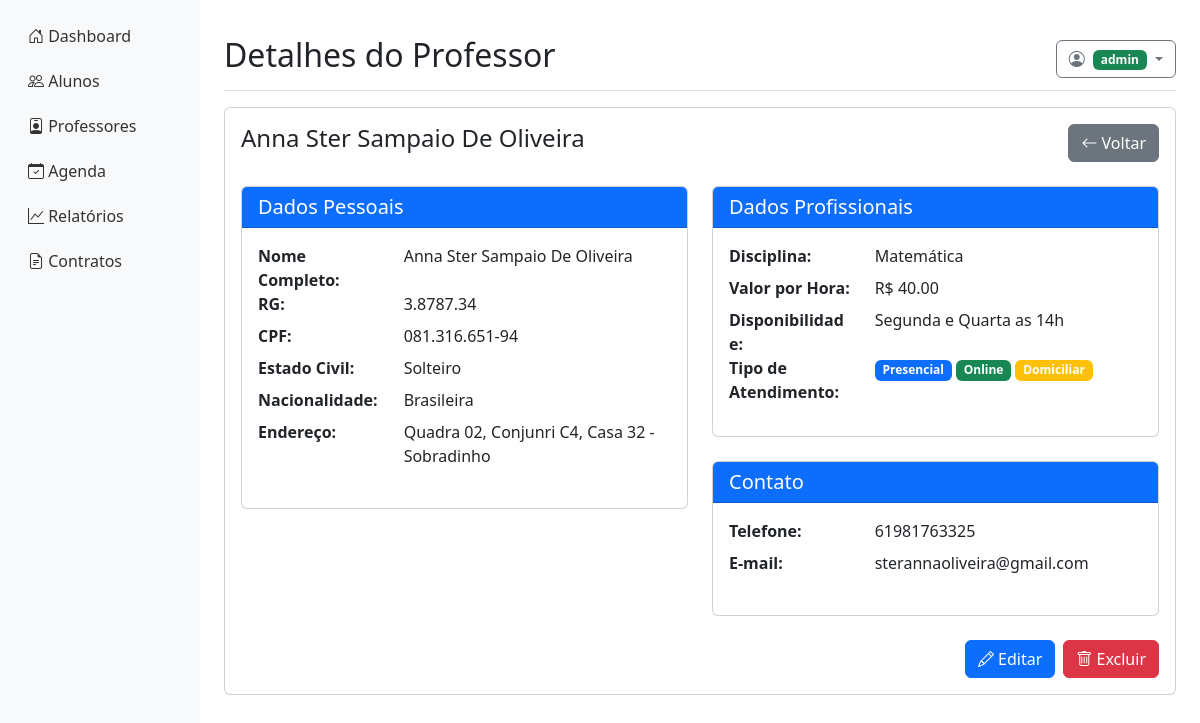
Screenshot of /professores/1 (signed in) with the database file from the repository.
### app/models.py (models this page shows, shortened)
class User(db.Model, UserMixin):
    __tablename__ = 'users'
    id = db.Column(db.Integer, primary_key=True)
    nome = db.Column(db.String(100), nullable=False)  # Mantido sem default para obrigar preenchimento
    email = db.Column(db.String(120), unique=True, nullable=False)
    password_hash = db.Column(db.String(128), nullable=False)
    role = db.Column(db.String(20), nullable=False)  # 'aluno', 'professor', 'admin', 'responsavel'
    last_login = db.Column(db.DateTime)
    is_active = db.Column(db.Boolean, default=True)
    data_cadastro = db.Column(db.DateTime, default=datetime.utcnow, nullable=False)
    aluno_id = db.Column(db.Integer, db.ForeignKey('aluno.id', ondelete='CASCADE'), nullable=True)
    professor_id = db.Column(db.Integer, db.ForeignKey('professor.id', ondelete='CASCADE'), nullable=True)
    responsavel_id = db.Column(db.Integer, db.ForeignKey('responsavel.id', ondelete='CASCADE'), nullable=True)
    aluno = db.relationship('Aluno', back_populates='user', uselist=False,
                          foreign_keys=[aluno_id])
    professor = db.relationship('Professor', back_populates='user', uselist=False,
                              foreign_keys=[professor_id])
    responsavel = db.relationship('Responsavel', back_populates='user', uselist=False,
                                foreign_keys=[responsavel_id])
    @property
    def password(self):
        raise AttributeError('A senha não é um atributo legível')

class Professor(db.Model):
    __tablename__ = 'professor'
    id = db.Column(db.Integer, primary_key=True)
    nome = db.Column(db.String(100), nullable=False)
    nacionalidade = db.Column(db.String(50), default='')
    estado_civil = db.Column(db.String(20), default='')
    rg = db.Column(db.String(20), nullable=False)
    cpf = db.Column(db.String(14), unique=True, nullable=False)
    endereco = db.Column(db.String(200), nullable=False)
    banco = db.Column(db.String(50), default='')
    agencia = db.Column(db.String(10), default='')
    conta = db.Column(db.String(15), default='')
    pix = db.Column(db.String(100), default='')
    telefone = db.Column(db.String(20), nullable=False)
    disciplina = db.Column(db.String(50), nullable=False)
    disponibilidade = db.Column(db.String(200), default='')
    valor_hora = db.Column(db.Float, default=0.0)
    tipo_atendimento = db.Column(db.String(50), default='presencial')
    data_cadastro = db.Column(db.DateTime, default=datetime.utcnow)
    user = db.relationship('User', back_populates='professor', uselist=False)
    aulas = db.relationship('Aula', backref='professor_rel', lazy=True)
    contratos = db.relationship('Contrato', back_populates='professor', lazy='dynamic')
    materias = db.relationship('ProfessorMateria', back_populates='professor')

### app/routes.py (the view)
@main_bp.route('/professores/<int:id>')
@login_required
def visualizar_professor(id):
    professor = Professor.query.get_or_404(id)
    return render_template('professores/visualizar.html', professor=professor)

### app/__init__.py (called while the page is built)
@login_manager.user_loader
def load_user(user_id):
    from app.models import User
    return User.query.get(int(user_id))

def register_context_processors(app):
    @app.context_processor
    def inject_user():
        return dict(current_user=current_user)

### app/templates/professores/visualizar.html (shortened to what this page needs)
{% extends "base.html" %}
{% block header %}Detalhes do Professor{% endblock %}
{% block content %}
<div class="card">
    <div class="card-body">
        <div class="d-flex justify-content-between mb-4">
            <h4>{{ professor.nome }}</h4>
            <a href="{{ url_for('main.listar_professores') }}" class="btn btn-secondary">
                <i class="bi bi-arrow-left"></i> Voltar
            </a>
        </div>
        <div class="row">
            <div class="col-md-6">
                <div class="card mb-4">
                    <div class="card-header bg-primary text-white">
                        <h5 class="mb-0">Dados Pessoais</h5>
                    </div>
                    <div class="card-body">
                        <dl class="row">
                            <dt class="col-sm-4">Nome Completo:</dt>
                            <dd class="col-sm-8">{{ professor.nome }}</dd>
                            <dt class="col-sm-4">RG:</dt>
                            <dd class="col-sm-8">{{ professor.rg }}</dd>
                            <dt class="col-sm-4">CPF:</dt>
                            <dd class="col-sm-8">{{ professor.cpf }}</dd>
                            <dt class="col-sm-4">Estado Civil:</dt>
                            <dd class="col-sm-8">{{ professor.estado_civil or 'Não informado' }}</dd>
                            <dt class="col-sm-4">Nacionalidade:</dt>
                            <dd class="col-sm-8">{{ professor.nacionalidade or 'Não informada' }}</dd>
                            <dt class="col-sm-4">Endereço:</dt>
                            <dd class="col-sm-8">{{ professor.endereco }}</dd>
                        </dl>
                    </div>
                </div>
            </div>
            <div class="col-md-6">
                <div class="card mb-4">
                    <div class="card-header bg-primary text-white">
                        <h5 class="mb-0">Dados Profissionais</h5>
                    </div>
                    <div class="card-body">
                        <dl class="row">
                            <dt class="col-sm-4">Disciplina:</dt>
                            <dd class="col-sm-8">{{ professor.disciplina }}</dd>
                            <dt class="col-sm-4">Valor por Hora:</dt>
                            <dd class="col-sm-8">R$ {{ "%.2f"|format(professor.valor_hora) }}</dd>
                            <dt class="col-sm-4">Disponibilidade:</dt>
                            <dd class="col-sm-8">{{ professor.disponibilidade or 'Não informada' }}</dd>
                            <dt class="col-sm-4">Tipo de Atendimento:</dt>
                            <dd class="col-sm-8">
                                {% if professor.tipo_atendimento %}
                                    {% for tipo in professor.tipo_atendimento.split(',') %}
                                        <span class="badge bg-{{ 'primary' if tipo == 'presencial' else 'success' if tipo == 'online' else 'warning' }}">
                                            {{ tipo|capitalize }}
                                        </span>
                                    {% endfor %}
                                {% else %}
                                    Não informado
                                {% endif %}
                            </dd>
                        </dl>
                    </div>
                </div>
                <div class="card mb-4">
                    <div class="card-header bg-primary text-white">
                        <h5 class="mb-0">Contato</h5>
                    </div>
                    <div class="card-body">
                        <dl class="row">
                            <dt class="col-sm-4">Telefone:</dt>
                            <dd class="col-sm-8">{{ professor.telefone }}</dd>
                            <dt class="col-sm-4">E-mail:</dt>
                            <dd class="col-sm-8">{{ professor.user.email if professor.user else 'Não cadastrado' }}</dd>
                        </dl>
                    </div>
                </div>
            </div>
        </div>
        <div class="d-flex justify-content-end">
            <a href="{{ url_for('main.editar_professor', id=professor.id) }}" class="btn btn-primary me-2">
                <i class="bi bi-pencil"></i> Editar
            </a>
            <button type="button" class="btn btn-danger" data-bs-toggle="modal" data-bs-target="#confirmDelete">
                <i class="bi bi-trash"></i> Excluir
            </button>
        </div>
    </div>
</div>
{% endblock %}

### app/templates/base.html (shortened to what this page needs)
<!DOCTYPE html>
<html lang="pt-BR">
<head>
    <link href="https://cdn.jsdelivr.net/npm/bootstrap@5.3.2/dist/css/bootstrap.min.css" rel="stylesheet">
    <link href="{{ url_for('static', filename='css/modal-fixes.css') }}" rel="stylesheet">
    <link rel="stylesheet" href="https://cdn.jsdelivr.net/npm/bootstrap-icons@1.11.3/font/bootstrap-icons.min.css">
</head>
<body>
    <div class="container-fluid">
        <div class="row">
            <div class="col-md-3 col-lg-2 d-md-block sidebar collapse">
                <div class="position-sticky pt-3">
                    <ul class="nav flex-column">
                        <li class="nav-item">
                            <a class="nav-link {% if request.endpoint == 'main.index' %}active{% endif %}" href="{{ url_for('main.index') }}">
                                <i class="bi bi-house-door"></i> Dashboard
                            </a>
                        </li>
                        <li class="nav-item">
                            <a class="nav-link {% if 'alunos' in request.endpoint %}active{% endif %}" href="{{ url_for('alunos.listar_alunos') }}">
                                <i class="bi bi-people"></i> Alunos
                            </a>
                        </li>
                        <li class="nav-item">
                            <a class="nav-link {% if 'professores' in request.endpoint %}active{% endif %}" href="{{ url_for('main.listar_professores') }}">
                                <i class="bi bi-person-badge"></i> Professores
                            </a>
                        </li>
                        <li class="nav-item">
                            <a class="nav-link {% if 'agenda' in request.endpoint %}active{% endif %}" href="{{ url_for('main.agenda') }}">
                                <i class="bi bi-calendar-check"></i> Agenda
                            </a>
                        </li>
                        <li class="nav-item">
                            <a class="nav-link {% if 'relatorios' in request.endpoint %}active{% endif %}" href="{{ url_for('main.relatorio_mensal') }}">
                                <i class="bi bi-graph-up"></i> Relatórios
                            </a>
                        </li>
                        <li class="nav-item">
                            <a class="nav-link {% if 'contratos' in request.endpoint %}active{% endif %}" href="{{ url_for('main.listar_contratos') }}">
                                <i class="bi bi-file-earmark-text"></i> Contratos
                            </a>
                        </li>
                    </ul>
                </div>
            </div>
            <main class="col-md-9 ms-sm-auto col-lg-10 px-md-4 main-content">
                <div class="d-flex justify-content-between flex-wrap flex-md-nowrap align-items-center pt-3 pb-2 mb-3 border-bottom">
                    <h1 class="h2">{% block header %}{% endblock %}</h1>
                    <div class="btn-toolbar mb-2 mb-md-0">
                        <div class="dropdown">
                            {% if current_user.is_authenticated %}
                            <button class="btn btn-outline-secondary dropdown-toggle" type="button" id="userDropdown"
                                    data-bs-toggle="dropdown" aria-expanded="false">
                                <i class="bi bi-person-circle"></i> {{ current_user.name }}
                                <span class="badge bg-{{ 'success' if current_user.role == 'admin' else 'primary' }} ms-1">
                                    {{ current_user.role }}
                                </span>
                            </button>
                            {% else %}
                            <a href="{{ url_for('auth.login') }}" class="btn btn-outline-primary">
                                <i class="bi bi-box-arrow-in-right"></i> Entrar
                            </a>
                            {% endif %}
                        </div>
                    </div>
                </div>
                {% block content %}{% endblock %}
            </main>
        </div>
    </div>
</body>
</html>

### app/templates/base.html (style rules this page uses)
.sidebar { min-height: 100vh; background-color: #f8f9fa; transition: all 0.3s; }
.sidebar .nav-link { color: #333; border-radius: 5px; margin-bottom: 5px; }
.main-content { padding-top: 20px; }
.card { transition: transform 0.3s; }

### rows the page displays
User: role "admin"
Professor: nome "Anna Ster Sampaio De Oliveira", rg "3.8787.34", cpf "081.316.651-94", estado_civil "Solteiro", nacionalidade "Brasileira", endereco "Quadra 02, Conjunri C4, Casa 32 - Sobradinho", disciplina "Matemática", valor_hora "40.00", disponibilidade "Segunda e Quarta as 14h", telefone "61981763325"
User: user "sterannaoliveira@gmail.com"

### other values shown
{{ tipo|capitalize }} "Presencial" "Online" "Domiciliar"
